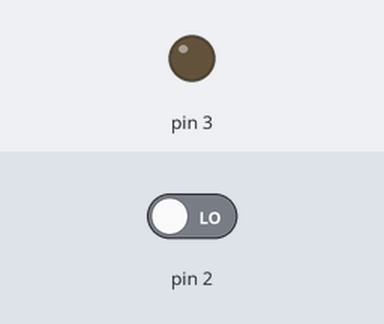
This sketch was run on a simulated Arduino Uno, built with avr-gcc and run on an emulated ATmega328P. Parts: output pins drawn as LEDs (lit = HIGH). The inputs (shaded band) are chosen by the test bench; at power-on: pin 2 LOW.

Above: at 1.2 s.
1.3 s: pin 2 driven HIGH
At 2.3 s:
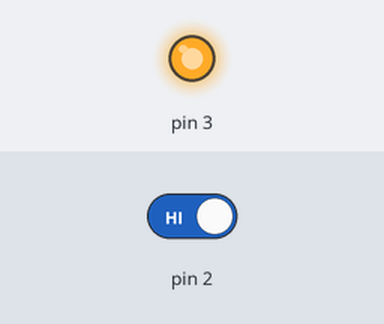
2.8 s: pin 2 driven LOW
At 3.4 s:
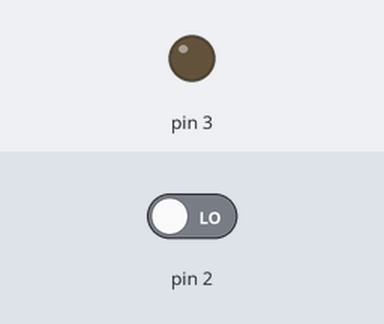
Timing chart, 0 to 5.8 s (numbered marks = the images above; inputs shaded):
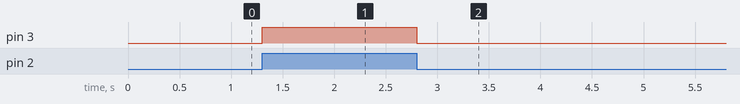

The sketch:

test_sensore.ino
```cpp
void setup() {
  pinMode(2, INPUT);
  pinMode(3, OUTPUT);
}

void loop() {
  digitalWrite(3, digitalRead(2));
}
```

Measured:
- after the input at 1.3 s, pin 3: LOW → HIGH at once
- after the input at 2.8 s, pin 3: HIGH → LOW at once
